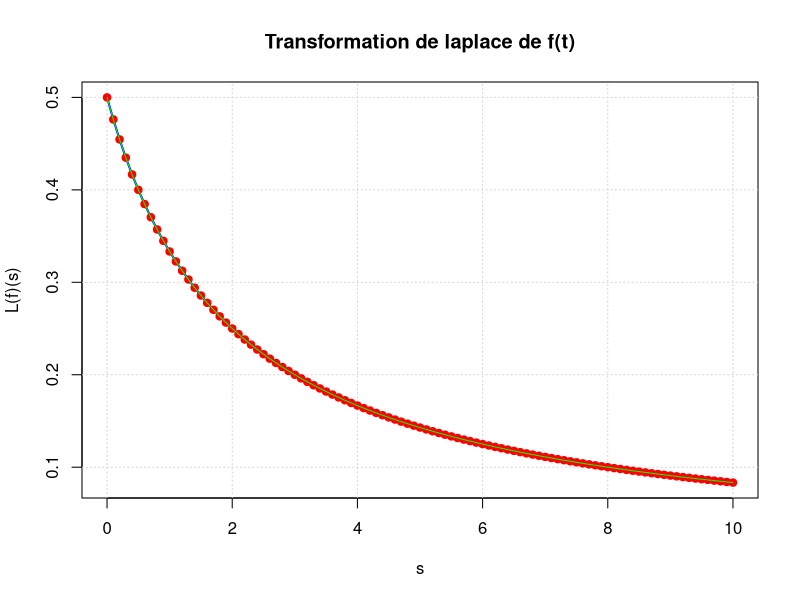

R code for this plot:
# fonction pour le calcul de la transformée de laplace:

laplace_transform <- function(f,s){
  integrate(function(t){f(t) * exp(-s*t)}, 0 ,Inf) $ value
}
#  Illustration de la transformation de laplace d'une fonction:
f <- function(t) {exp(-2*t)}

#  Calcul de la transformation de laplace pour differentes valeurs de s
s_values <- seq(0 , 10 , by=0.1)
result_TL <- sapply(s_values, function(s) laplace_transform(f,s))

#  Tracé du graphe:
plot(s_values,result_TL, type="l",lwd=2,col="blue",main="Transformation de laplace de f(t)",xlab="s",ylab="L(f)(s)")
grid()
points(s_values,result_TL,pch=19,col="red")
lines(s_values,result_TL,col="green",lwd=1)




